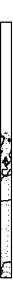

Recreate this plot in Python.
import matplotlib.pyplot as plt
import cartopy.crs as ccrs

plt.figure(figsize=(0.12857142857142856, 3))
ax = plt.axes(projection=ccrs.UTM(zone=30))
ax.coastlines(resolution='110m')
ax.gridlines()
